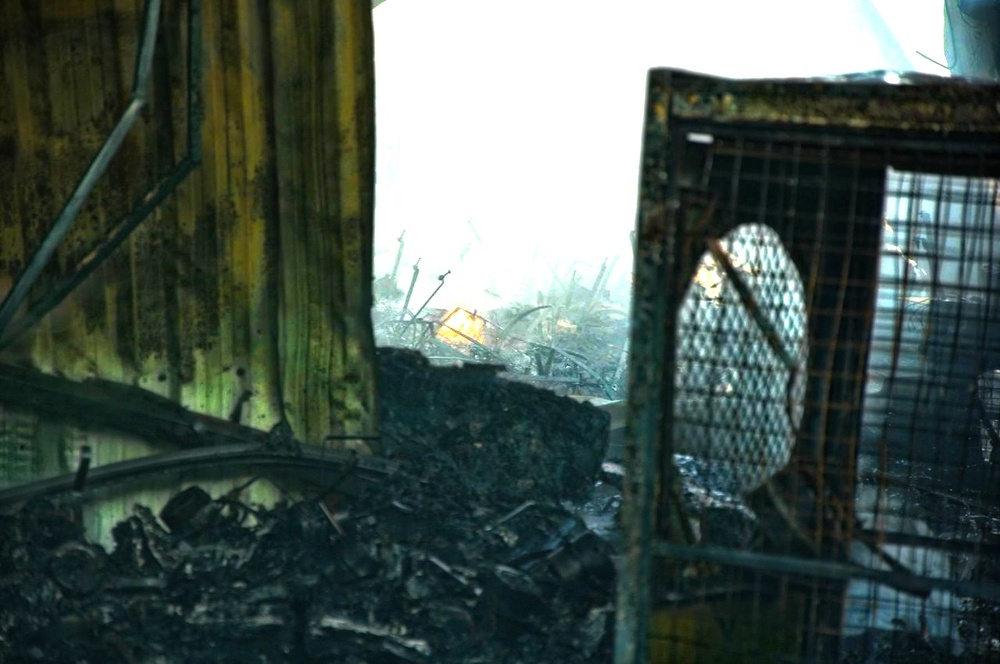
#> input picture server/uploads/dehazed_HazyImage1.jpg, 1000 x 664 px, shrunk from 1280 x 850 before the run
$ python -i image.py   (imports and definitions only)   (older library calls are emulated)
#> lines starting #> are read from the running program, lines starting #| are printed output that depends on the picture
import cv2
import numpy as np

def dark_channel(img, size=15):
    r, g, b = cv2.split(img)
    min_img = cv2.min(r, cv2.min(g, b))
    kernel = cv2.getStructuringElement(cv2.MORPH_RECT, (size, size))
    dc_img = cv2.erode(min_img, kernel)
    return dc_img

def get_atmo(img, percent=0.001):
    mean_perpix = np.mean(img, axis=2).reshape(-1)
    mean_topper = mean_perpix[:int(img.shape[0] * img.shape[1] * percent)]
    return np.mean(mean_topper)

def get_trans(img, atom, w=0.95):
    x = img / atom
    t = 1 - w * dark_channel(x, 15)
    return t

def guided_filter(p, i, r, e):
    mean_I = cv2.boxFilter(i, cv2.CV_64F, (r, r))
    mean_p = cv2.boxFilter(p, cv2.CV_64F, (r, r))
    corr_I = cv2.boxFilter(i * i, cv2.CV_64F, (r, r))
    corr_Ip = cv2.boxFilter(i * p, cv2.CV_64F, (r, r))
    var_I = corr_I - mean_I * mean_I
    cov_Ip = corr_Ip - mean_I * mean_p
    a = cov_Ip / (var_I + e)
    b = mean_p - a * mean_I
    mean_a = cv2.boxFilter(a, cv2.CV_64F, (r, r))
    mean_b = cv2.boxFilter(b, cv2.CV_64F, (r, r))
    q = mean_a * i + mean_b
    return q

def dehaze_image(file_path):
#> called with file_path = '../uploads/dehazed_HazyImage1.jpg'
    try:
        im = cv2.imread(file_path)
#> im is the input picture: shape (664, 1000, 3); mean B, G, R 82.6, 88.7, 74.1
        img = im.astype('float64') / 255
        img_gray = cv2.cvtColor(im, cv2.COLOR_BGR2GRAY).astype('float64') / 255
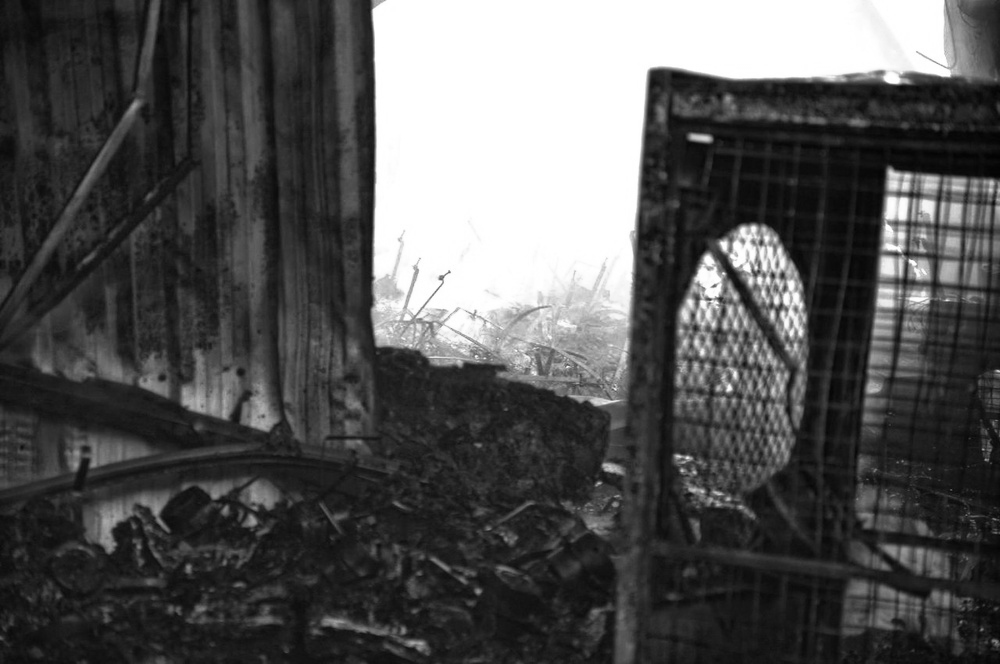
#> img_gray: shape (664, 1000) float64; min 0.00784, max 1, mean 0.328
        atom = get_atmo(img)
#> in get_atmo, `mean_topper = mean_perpix[:int(img.shape[0] * img.shape[1] * percent)]`: mean_topper = 664 values, max 1 at index 392, min 0.034 at index 24, mean 0.507
#> atom = 0.507
        trans = get_trans(img, atom)
        trans_guided = guided_filter(trans, img_gray, 20, 0.0001)
#> in guided_filter, `var_I = corr_I - mean_I * mean_I`:
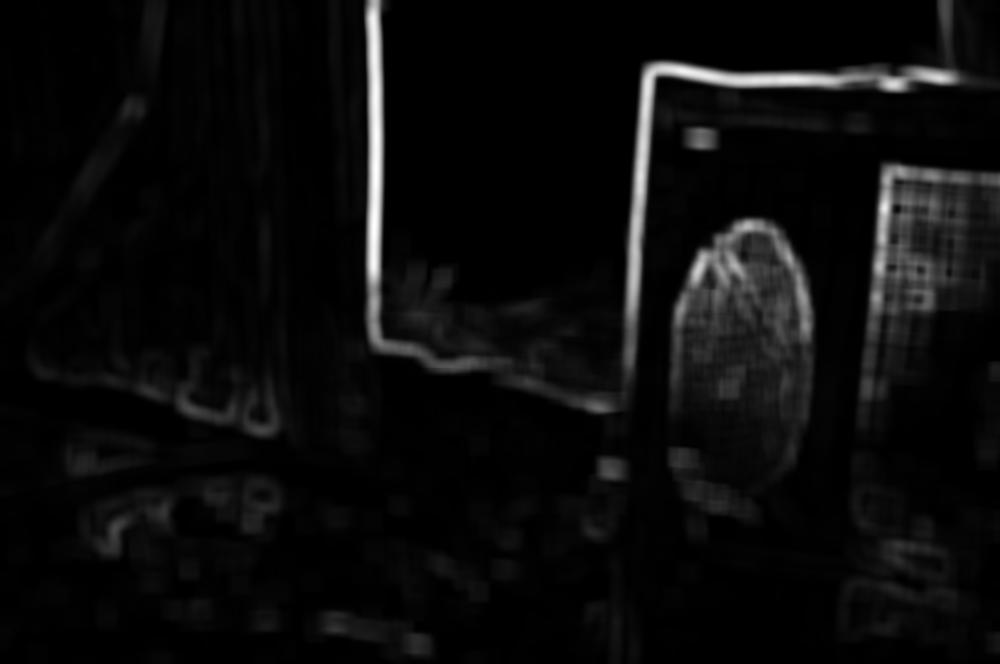
#> var_I: shape (664, 1000) float64; min -5.55e-16, max 0.173, mean 0.00811; drawn with min black and max white
#> in guided_filter, `cov_Ip = corr_Ip - mean_I * mean_p`:
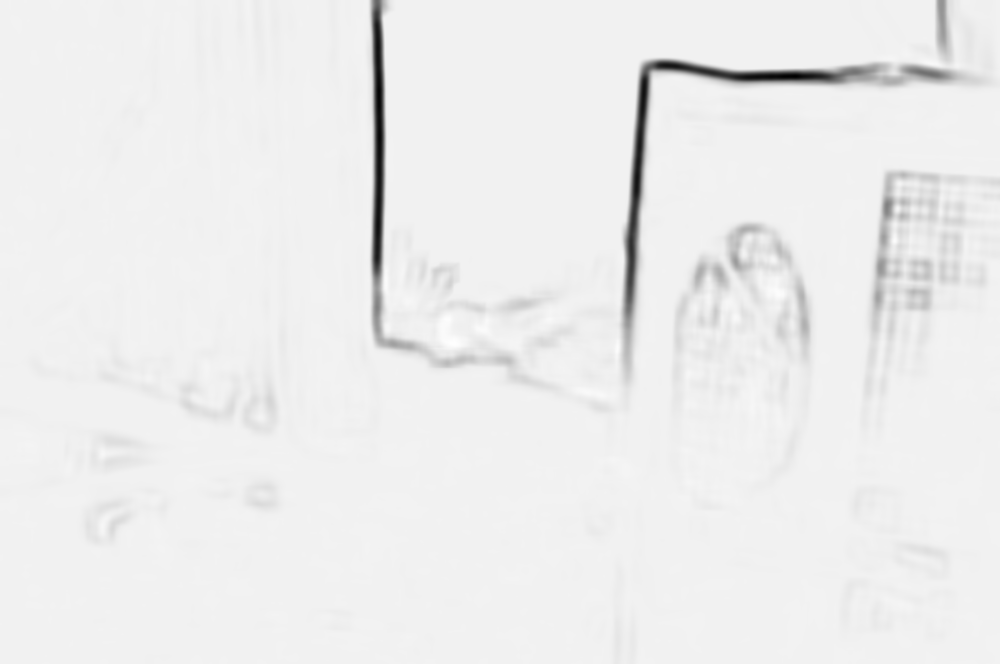
#> cov_Ip: shape (664, 1000) float64; min -0.169, max 0.00912, mean -0.00324; drawn with min black and max white
#> in guided_filter, `a = cov_Ip / (var_I + e)`:
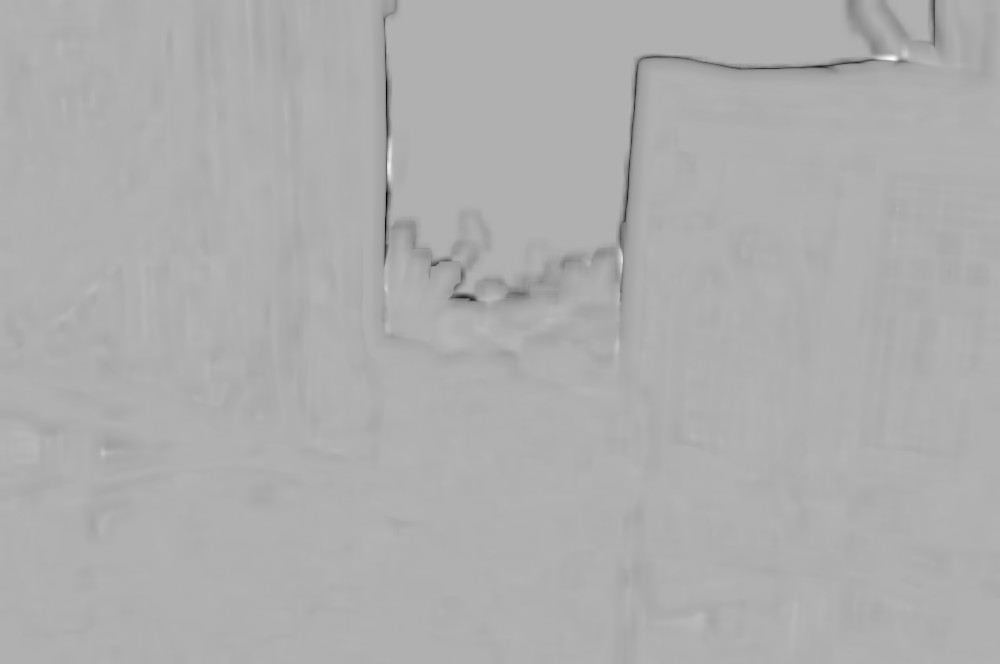
#> a: shape (664, 1000) float64; min -18.9, max 8.36, mean -0.251; drawn with min black and max white
#> in guided_filter, `mean_b = cv2.boxFilter(b, cv2.CV_64F, (r, r))`:
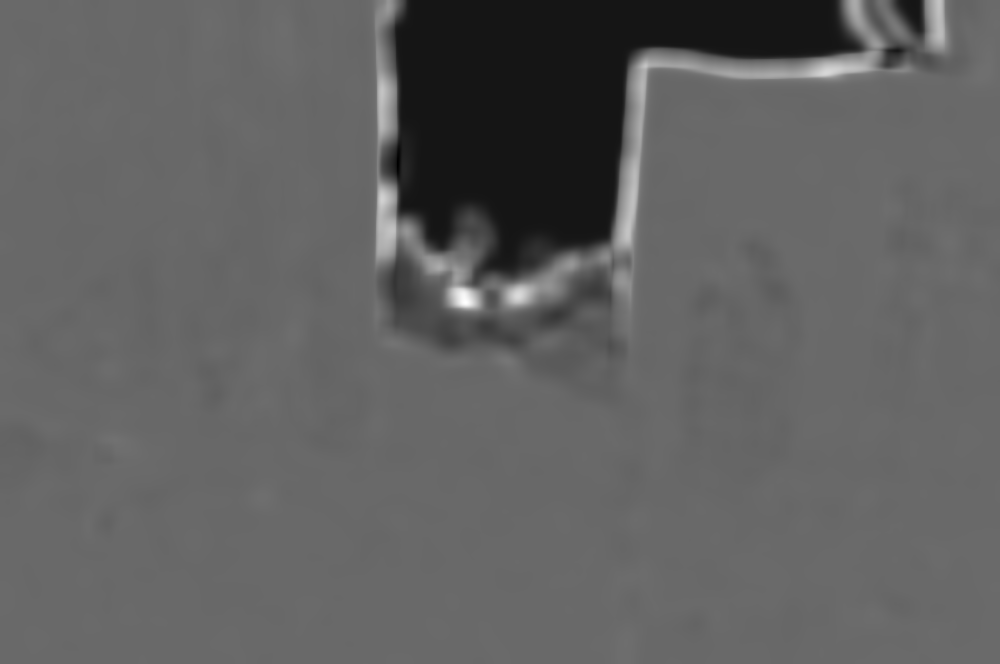
#> mean_b: shape (664, 1000) float64; min -1.36, max 4.29, mean 0.794; drawn with min black and max white
        trans_guided = cv2.max(trans_guided, 0.25)
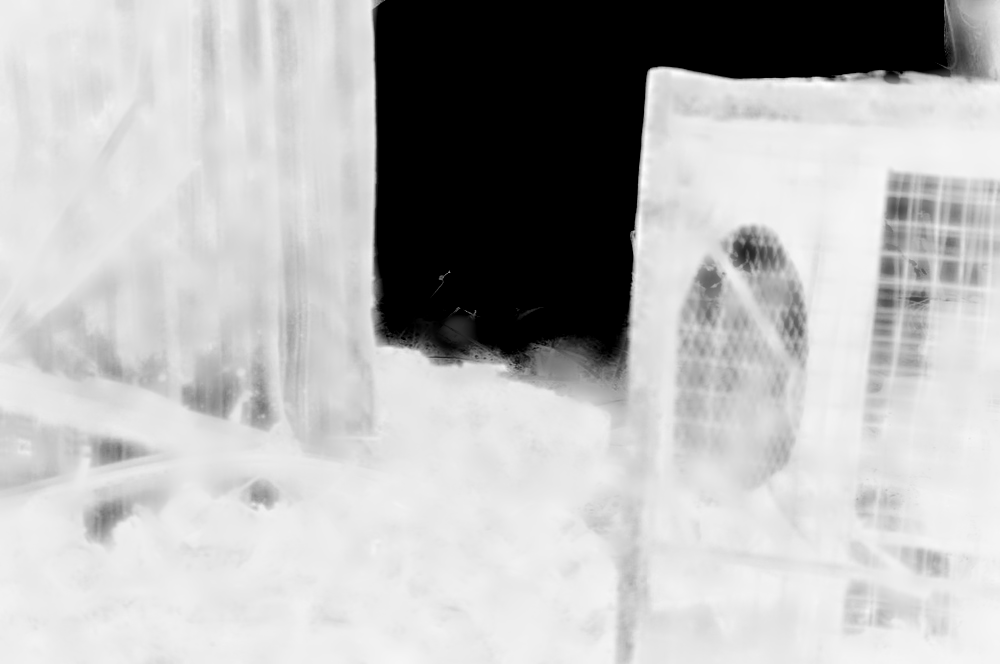
#> trans_guided: shape (664, 1000) float64; min 0.25, max 1.03, mean 0.807; drawn with min black and max white
        result = np.empty_like(img)
        for i in range(3):
            result[:, :, i] = (img[:, :, i] - atom) / trans_guided + atom
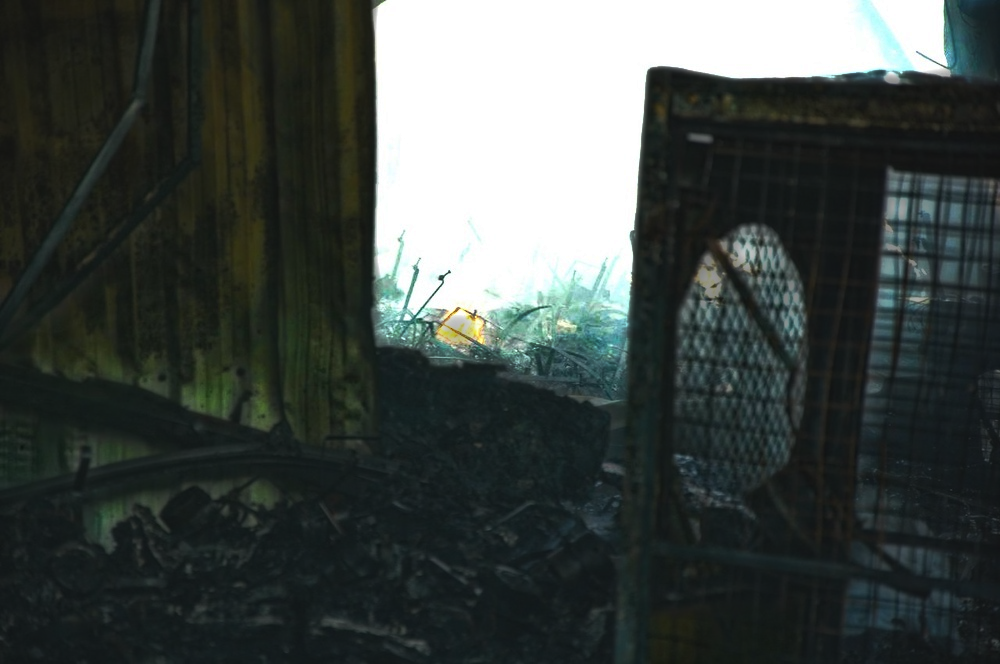
#> result: shape (664, 1000, 3) float64; mean B, G, R 0.548, 0.578, 0.504; drawn with min black and max white
        return result
    except Exception as e:
        print(f"Error processing image: {e}")
        return None

>>> result = dehaze_image('../uploads/dehazed_HazyImage1.jpg')

$ run again, on server/uploads/dehazed_HazyImage2.jpg
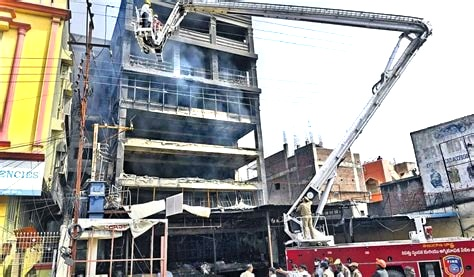
#> input picture server/uploads/dehazed_HazyImage2.jpg, 474 x 277 px
#> in dehaze_image, im is the input picture: shape (277, 474, 3); mean B, G, R 150, 152.7, 155.1
#> in dehaze_image, `img_gray = cv2.cvtColor(im, cv2.COLOR_BGR2GRAY).astype('float64') / 255`:
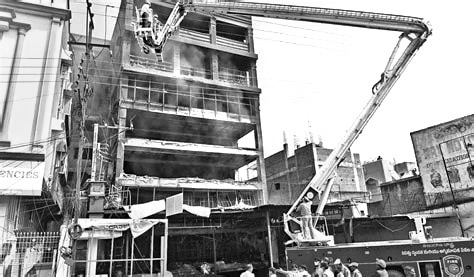
#> img_gray: shape (277, 474) float64; min 0, max 1, mean 0.6
#> mean_topper = 131 values, max 0.988 at index 85, min 0.0209 at index 87, mean 0.767
#> atom = 0.767
#> after the loop in dehaze_image, `for i in range(3):`:
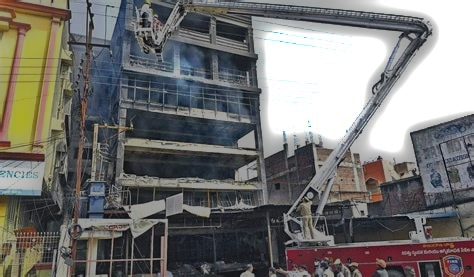
#> result: shape (277, 474, 3) float64; mean B, G, R 0.691, 0.706, 0.713; drawn with min black and max white

$ run again, on server/uploads/dehazed_WhatsApp_Image_2024-04-07_at_08.35.39_b559594d.jpg
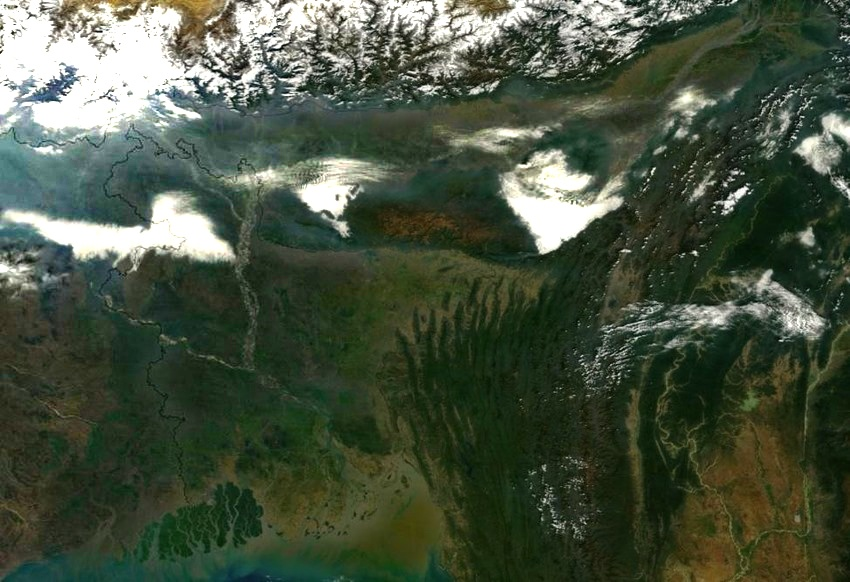
#> input picture server/uploads/dehazed_WhatsApp_Image_2024-04-07_at_08.35.39_b559594d.jpg, 850 x 582 px
#> in dehaze_image, im is the input picture: shape (582, 850, 3); mean B, G, R 64, 82.5, 71
#> in dehaze_image, `img_gray = cv2.cvtColor(im, cv2.COLOR_BGR2GRAY).astype('float64') / 255`:
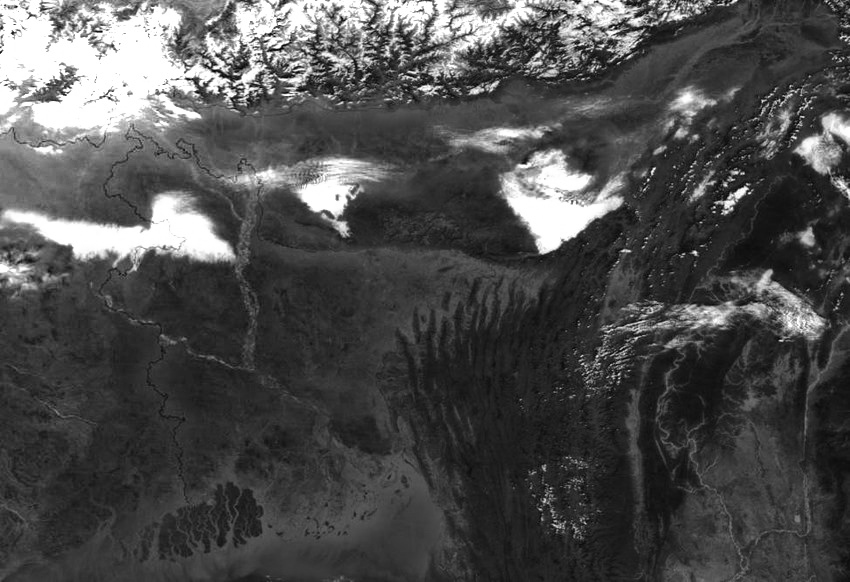
#> img_gray: shape (582, 850) float64; min 0.00392, max 1, mean 0.302
#> mean_topper = 494 values, max 1 at index 5, min 0.0641 at index 284, mean 0.632
#> atom = 0.632
#> after the loop in dehaze_image, `for i in range(3):`:
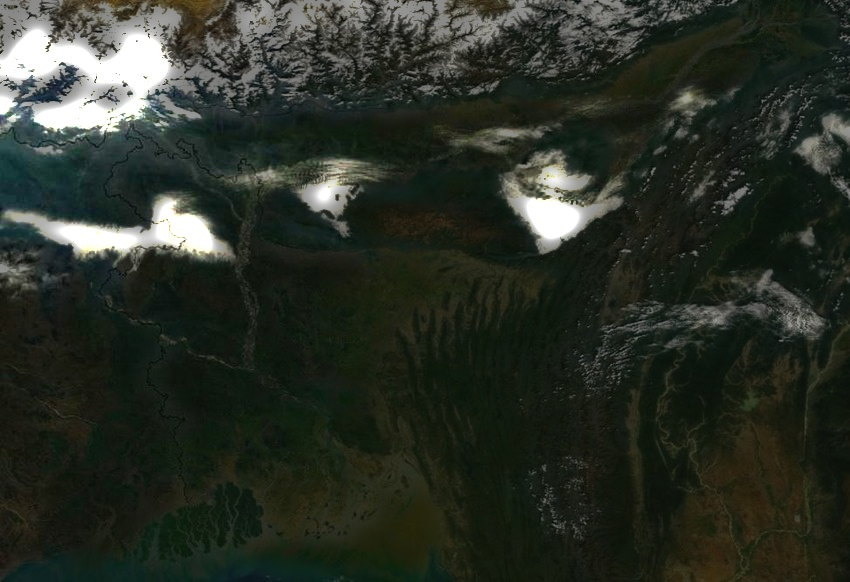
#> result: shape (582, 850, 3) float64; mean B, G, R 0.261, 0.341, 0.29; drawn with min black and max white

$ run again, on server/uploads/dehazed_WhatsApp_Image_2025-02-01_at_12.58.33_02f60261.jpg
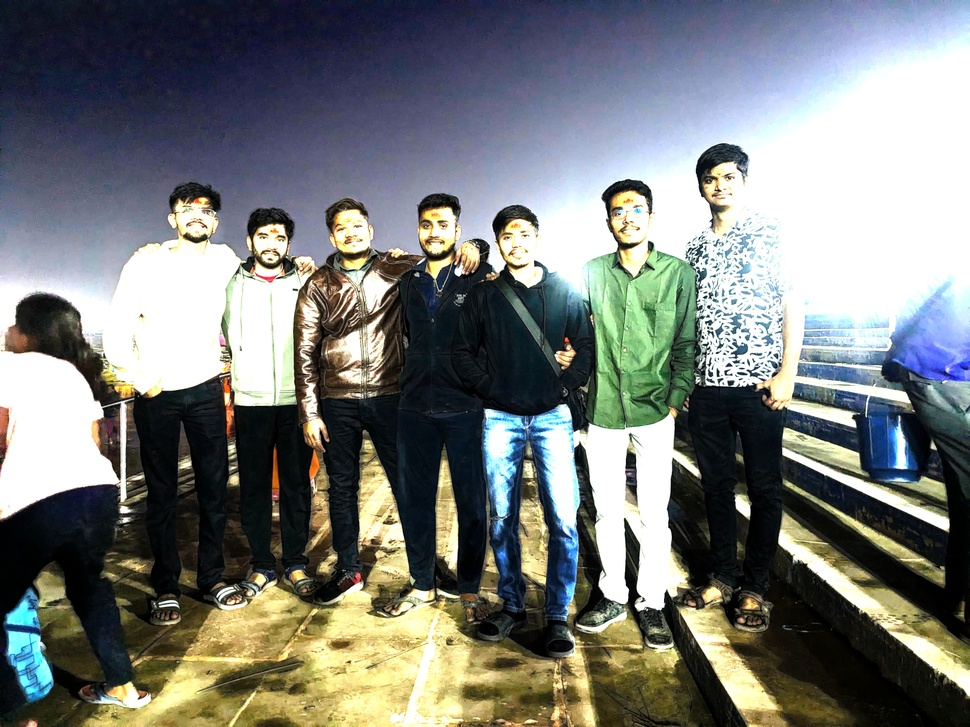
#> input picture server/uploads/dehazed_WhatsApp_Image_2025-02-01_at_12.58.33_02f60261.jpg, 970 x 727 px, shrunk from 4032 x 3024 before the run
#> in dehaze_image, im is the input picture: shape (727, 970, 3); mean B, G, R 120.6, 123.4, 119.9
#> mean_topper = 705 values, max 0.376 at index 695, min 0.0588 at index 259, mean 0.149
#> atom = 0.149
#> after the loop in dehaze_image, `for i in range(3):`:
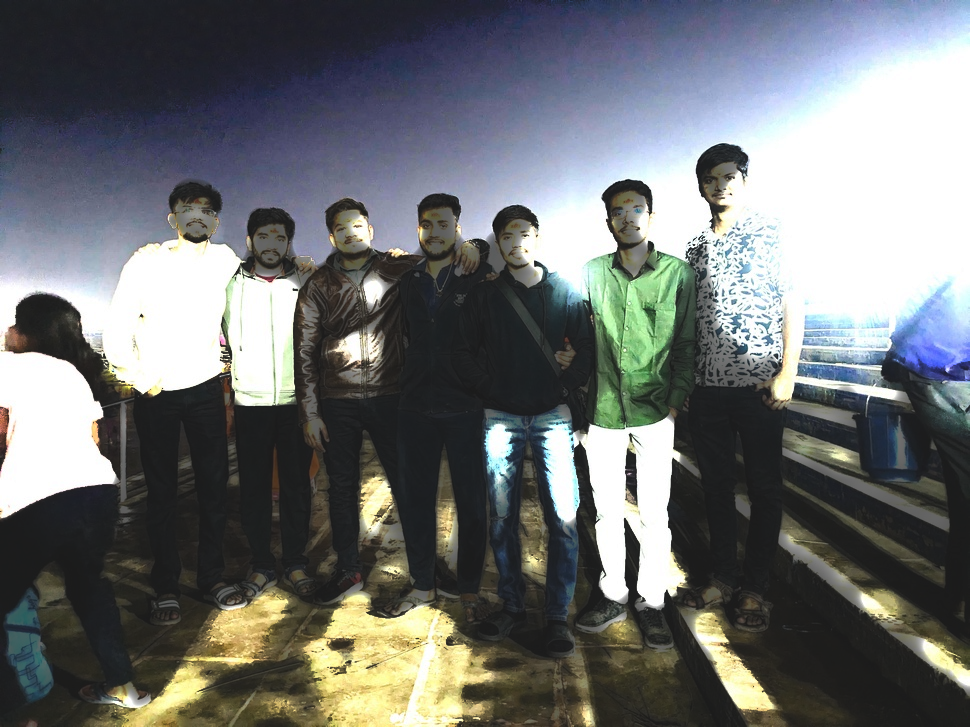
#> result: shape (727, 970, 3) float64; mean B, G, R 1.34, 1.33, 1.29; drawn with min black and max white
